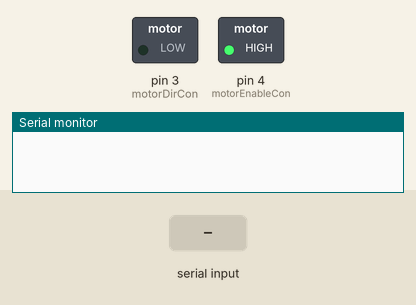
A sketch run on a simulated Arduino Uno, built with avr-gcc and run on an emulated ATmega328P. On the bench: switched loads named in the sketch (green lamp = pin HIGH), the last lines printed to the serial monitor. The test bench sets the inputs (shaded band).

Above: at 1.2 s.
1.3 s: "a" received over Serial
At 1.6 s:
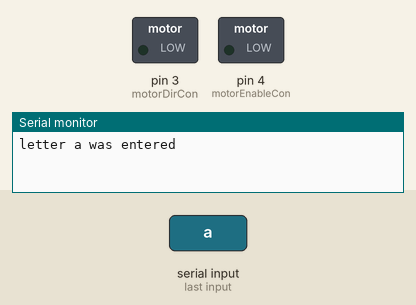
2.8 s: "b" received over Serial
At 5.1 s:
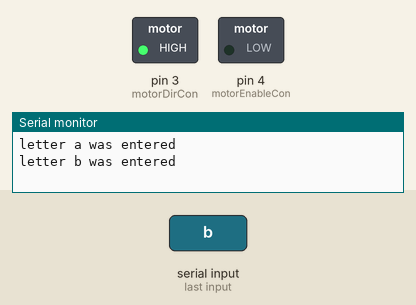
Timing chart, 0 to 8.8 s (numbered marks = the images above; inputs shaded):
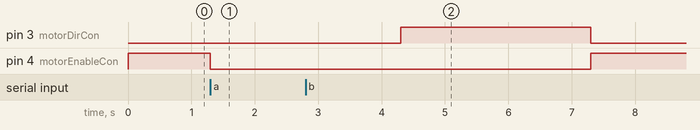

The sketch:

HUBMOTOR_CONTROL_TEST.ino
```cpp
int a;
int motorDirCon = 3;
int motorEnableCon = 4;


void setup() {

  Serial.begin(9600);
  pinMode(motorDirCon,OUTPUT); //HIGH = cw, LOW = ccw
  pinMode(motorEnableCon,OUTPUT); //HIGH = stop, LOW = go

  digitalWrite(motorDirCon,LOW);
  digitalWrite(motorEnableCon,HIGH);    // prevents motor from starting without commands

}

void loop() {

 if (Serial.available() > 0) {

  a = Serial.read();

  if (a == 97) {

    digitalWrite(motorDirCon,LOW);        // turns on motor and makes it turn ccw
    digitalWrite(motorEnableCon,LOW);
    Serial.println("letter a was entered");

    delay(3000);

    digitalWrite(motorDirCon,LOW);
    digitalWrite(motorEnableCon,HIGH);    // turns motor off

  } else if (a == 98) {

    digitalWrite(motorDirCon,HIGH);        // turns on motor and makes it turn cw
    digitalWrite(motorEnableCon,LOW);
    Serial.println("letter b was entered");

    delay(3000);

    digitalWrite(motorDirCon,LOW);
    digitalWrite(motorEnableCon,HIGH);    // turns motor off

  }

 }


}
```

Measured:
- after the input at 1.3 s, pin 4 (motorEnableCon): HIGH → LOW at once
- after the input at 2.8 s, pin 3 (motorDirCon): LOW → HIGH after 1.5 s, → LOW 3.0 s later; pin 4 (motorEnableCon): LOW → HIGH after 4.5 s instead of 1.5 s
